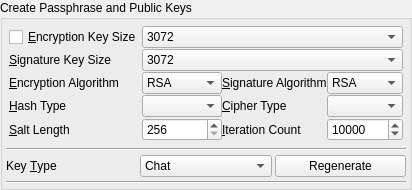
           <widget class="QGroupBox" name="passphraseGroupBox">
            <property name="title">
             <string>Create Passphrase and Public Keys</string>
            </property>
            <layout class="QVBoxLayout" name="verticalLayout_16">
             <property name="spacing">
              <number>4</number>
             </property>
             <property name="margin">
              <number>3</number>
             </property>
             <item>
              <layout class="QGridLayout" name="gridLayout_10">
               <property name="horizontalSpacing">
                <number>0</number>
               </property>
               <property name="verticalSpacing">
                <number>1</number>
               </property>
               <property name="margin">
                <number>3</number>
               </property>
               <item row="4" column="0">
                <widget class="QLabel" name="label_37">
                 <property name="text">
                  <string>&amp;Encryption Algorithm</string>
                 </property>
                 <property name="buddy">
                  <cstring>encryptionKeyType</cstring>
                 </property>
                </widget>
               </item>
               <item row="1" column="0">
                <widget class="QLabel" name="label_92">
                 <property name="text">
                  <string>&amp;Signature Key Size</string>
                 </property>
                 <property name="buddy">
                  <cstring>signatureKeySize</cstring>
                 </property>
                </widget>
               </item>
               <item row="4" column="1">
                <widget class="QComboBox" name="encryptionKeyType">
                 <property name="currentIndex">
                  <number>3</number>
                 </property>
                 <property name="sizeAdjustPolicy">
                  <enum>QComboBox::AdjustToContents</enum>
                 </property>
                 <item>
                  <property name="text">
                   <string>ElGamal</string>
                  </property>
                 </item>
                 <item>
                  <property name="text">
                   <string>McEliece</string>
                  </property>
                 </item>
                 <item>
                  <property name="text">
                   <string>NTRU</string>
                  </property>
                 </item>
                 <item>
                  <property name="text">
                   <string>RSA</string>
                  </property>
                 </item>
                </widget>
               </item>
               <item row="4" column="2">
                <widget class="QLabel" name="label_36">
                 <property name="text">
                  <string>&amp;Signature Algorithm</string>
                 </property>
                 <property name="buddy">
                  <cstring>signatureKeyType</cstring>
                 </property>
                </widget>
               </item>
               <item row="4" column="3">
                <widget class="QComboBox" name="signatureKeyType">
                 <property name="currentIndex">
                  <number>4</number>
                 </property>
                 <property name="sizeAdjustPolicy">
                  <enum>QComboBox::AdjustToContents</enum>
                 </property>
                 <item>
                  <property name="text">
                   <string>DSA</string>
                  </property>
                 </item>
                 <item>
                  <property name="text">
                   <string>ECDSA</string>
                  </property>
                 </item>
                 <item>
                  <property name="text">
                   <string>EdDSA</string>
                  </property>
                 </item>
                 <item>
                  <property name="text">
                   <string>ElGamal</string>
                  </property>
                 </item>
                 <item>
                  <property name="text">
                   <string>RSA</string>
                  </property>
                 </item>
                </widget>
               </item>
               <item row="6" column="0">
                <widget class="QLabel" name="label_40">
                 <property name="text">
                  <string>&amp;Hash Type</string>
                 </property>
                 <property name="buddy">
                  <cstring>hashType</cstring>
                 </property>
                </widget>
               </item>
               <item row="6" column="1">
                <widget class="QComboBox" name="hashType">
                 <property name="toolTip">
                  <string/>
                 </property>
                 <property name="sizeAdjustPolicy">
                  <enum>QComboBox::AdjustToContents</enum>
                 </property>
                </widget>
               </item>
               <item row="6" column="3">
                <widget class="QComboBox" name="cipherType">
                 <property name="toolTip">
                  <string/>
                 </property>
                 <property name="sizeAdjustPolicy">
                  <enum>QComboBox::AdjustToContents</enum>
                 </property>
                </widget>
               </item>
               <item row="6" column="2">
                <widget class="QLabel" name="label_38">
                 <property name="text">
                  <string>&amp;Cipher Type</string>
                 </property>
                 <property name="buddy">
                  <cstring>cipherType</cstring>
                 </property>
                </widget>
               </item>
               <item row="7" column="3">
                <widget class="QSpinBox" name="iterationCount">
                 <property name="toolTip">
                  <string/>
                 </property>
                 <property name="minimum">
                  <number>1000</number>
                 </property>
                 <property name="maximum">
                  <number>999999999</number>
                 </property>
                 <property name="value">
                  <number>10000</number>
                 </property>
                </widget>
               </item>
               <item row="7" column="1">
                <widget class="QSpinBox" name="saltLength">
                 <property name="toolTip">
                  <string/>
                 </property>
                 <property name="minimum">
                  <number>256</number>
                 </property>
                 <property name="maximum">
                  <number>999999999</number>
                 </property>
                </widget>
               </item>
               <item row="7" column="0">
                <widget class="QLabel" name="label_42">
                 <property name="text">
                  <string>&amp;Salt Length</string>
                 </property>
                 <property name="buddy">
                  <cstring>saltLength</cstring>
                 </property>
                </widget>
               </item>
               <item row="7" column="2">
                <widget class="QLabel" name="label_41">
                 <property name="text">
                  <string>&amp;Iteration Count</string>
                 </property>
                 <property name="buddy">
                  <cstring>iterationCount</cstring>
                 </property>
                </widget>
               </item>
               <item row="0" column="0">
                <widget class="QCheckBox" name="newKeys">
                 <property name="toolTip">
                  <string>&lt;html&gt;&lt;head/&gt;&lt;body&gt;&lt;p&gt;If checked, new key pairs will be generated.&lt;/p&gt;&lt;/body&gt;&lt;/html&gt;</string>
                 </property>
                 <property name="text">
                  <string>&amp;Encryption Key Size</string>
                 </property>
                </widget>
               </item>
               <item row="0" column="1" colspan="3">
                <widget class="QComboBox" name="encryptionKeySize">
                 <property name="currentIndex">
                  <number>0</number>
                 </property>
                 <property name="sizeAdjustPolicy">
                  <enum>QComboBox::AdjustToContents</enum>
                 </property>
                 <item>
                  <property name="text">
                   <string>3072</string>
                  </property>
                 </item>
                 <item>
                  <property name="text">
                   <string>4096</string>
                  </property>
                 </item>
                 <item>
                  <property name="text">
                   <string>7680</string>
                  </property>
                 </item>
                 <item>
                  <property name="text">
                   <string>8192</string>
                  </property>
                 </item>
                 <item>
                  <property name="text">
                   <string>15360</string>
                  </property>
                 </item>
                </widget>
               </item>
               <item row="1" column="1" colspan="3">
                <widget class="QComboBox" name="signatureKeySize">
                 <property name="currentIndex">
                  <number>0</number>
                 </property>
                 <property name="sizeAdjustPolicy">
                  <enum>QComboBox::AdjustToContents</enum>
                 </property>
                 <property name="minimumContentsLength">
                  <number>10</number>
                 </property>
                 <item>
                  <property name="text">
                   <string>3072</string>
                  </property>
                 </item>
                 <item>
                  <property name="text">
                   <string>4096</string>
                  </property>
                 </item>
                 <item>
                  <property name="text">
                   <string>7680</string>
                  </property>
                 </item>
                 <item>
                  <property name="text">
                   <string>8192</string>
                  </property>
                 </item>
                 <item>
                  <property name="text">
                   <string>15360</string>
                  </property>
                 </item>
                </widget>
               </item>
              </layout>
             </item>
             <item>
              <widget class="Line" name="line_2">
               <property name="orientation">
                <enum>Qt::Horizontal</enum>
               </property>
              </widget>
             </item>
             <item>
              <layout class="QHBoxLayout" name="horizontalLayout_43">
               <property name="spacing">
                <number>3</number>
               </property>
               <property name="topMargin">
                <number>0</number>
               </property>
               <item>
                <widget class="QLabel" name="label_70">
                 <property name="text">
                  <string>Key &amp;Type</string>
                 </property>
                 <property name="buddy">
                  <cstring>keys</cstring>
                 </property>
                </widget>
               </item>
               <item>
                <widget class="QComboBox" name="keys">
                 <property name="sizeAdjustPolicy">
                  <enum>QComboBox::AdjustToContents</enum>
                 </property>
                 <item>
                  <property name="text">
                   <string notr="true">Chat</string>
                  </property>
                 </item>
                 <item>
                  <property name="text">
                   <string notr="true">E-Mail</string>
                  </property>
                 </item>
                 <item>
                  <property name="text">
                   <string notr="true">Poptastic</string>
                  </property>
                 </item>
                 <item>
                  <property name="text">
                   <string notr="true">Rosetta</string>
                  </property>
                 </item>
                 <item>
                  <property name="text">
                   <string notr="true">URL</string>
                  </property>
                 </item>
                </widget>
               </item>
               <item>
                <widget class="QPushButton" name="regenerate">
                 <property name="toolTip">
                  <string>Creates a new key pair and deletes the old.</string>
                 </property>
                 <property name="text">
                  <string>Regenerate</string>
                 </property>
                </widget>
               </item>
              </layout>
             </item>
             <item>
              <widget class="Line" name="line_16">
               <property name="orientation">
                <enum>Qt::Horizontal</enum>
               </property>
              </widget>
             </item>
            </layout>
           </widget>
